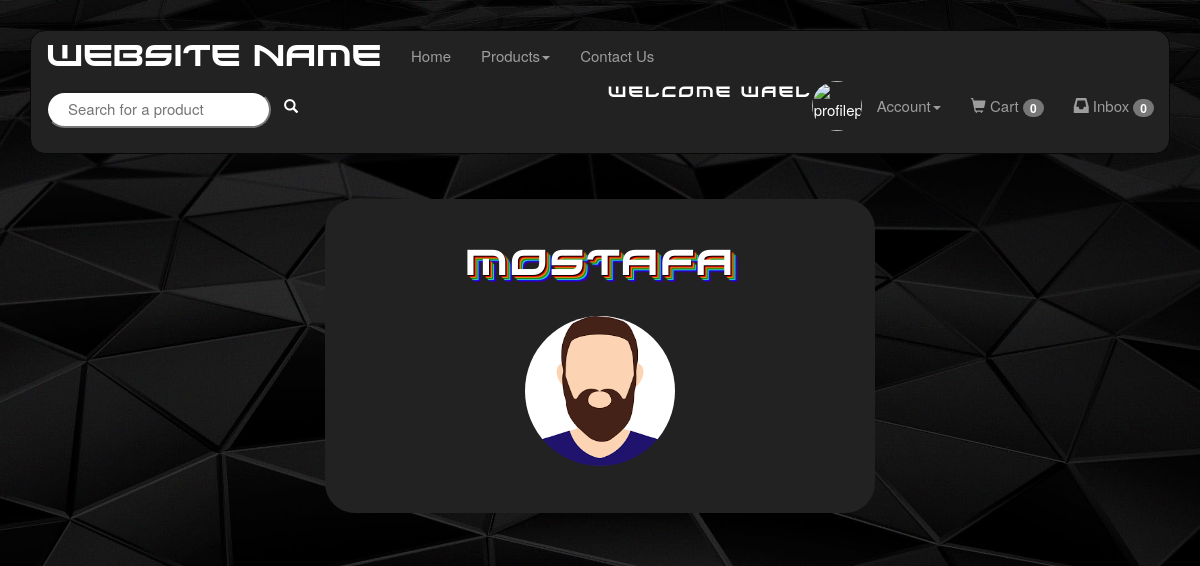
Screenshot of /profile.php?id=10 (signed in) with the database file from the repository.
### tables this page shows
CREATE TABLE `users` (
  `id` int(10) UNSIGNED NOT NULL,
  `username` varchar(30) NOT NULL,
  `password` varchar(225) NOT NULL,
  `email` varchar(50) NOT NULL,
  `address` varchar(50) DEFAULT NULL,
  `imagePath` varchar(255) DEFAULT NULL,
  `userType` varchar(15) NOT NULL
);

### Profile.php (the view, shortened to what this page needs)
<html>
    <head>
    </head>
    <body>
        <?php
        include "Menu.php";
        $con = new mysqli("localhost", "root", "", "project");
        if(isset($_GET['id'])){
            $sql="SELECT * FROM users WHERE id='". $_GET['id'] ."'";
            $result=$con->query($sql);
            if($result->num_rows == 0){
                echo "Error: profile not found";
                echo "<br>";
            }
            else{
                if($row = $result->fetch_assoc()){
                    echo "<div class='container'>";
                    echo "<div class='card justify-content-center'>";
                    echo "<div class='profile'>";
                    echo "<h1>" . $row['username'] . "</h1>";
                    echo "<br>";
                    echo "<img src='". $row['imagePath']. "' alt='profilepic' class='profile-image'>";
                    echo "<br><br>";
                                ?>
                                <?php
                    echo "</div>";
                    echo "</div>";
                    echo "</div>";
                }
            }
        }
        ?>
    </body>
</html>

### Style.css (style rules this page uses)
body { margin: 30px; background: black; color: white; line-height: 1.5; font-size: 15px; background-image: url(resources/images/style/background/bg.jpg); background-position: center; background-repeat:no-repeat; background-size:cover; }
h1, h2, h3 { font-family: xirod; letter-spacing: 2px; font-weight: lighter; text-shadow: 1px 1px 1px black, 2px 2px 1px red, 3px 3px 1px goldenrod, 4px 4px 1px green, 5px 5px 1px turquoise, 6px 6px 1px blue, 7px 7px 1px indigo; animation: glow2 2s ease-in-out infinite alternate; }
.container { width: fit-content; height: fit-content; }
.card { background: #222; margin:20px; border-radius: 3rem; }
.profile,.sendSurvey { margin:25px; padding:25px; text-align: center; width: 500px; overflow-y:auto; }
.profile-image { border-radius: 150px; width: 150px; height: 150px; }

### rows the page displays
users: username "Mostafa", imagePath (picture)

### other values shown
$_SESSION['username'] "Wael"
$cart_items_row['cartItems'] "0"
$inbox_notif_row['unread_messages'] "0"
